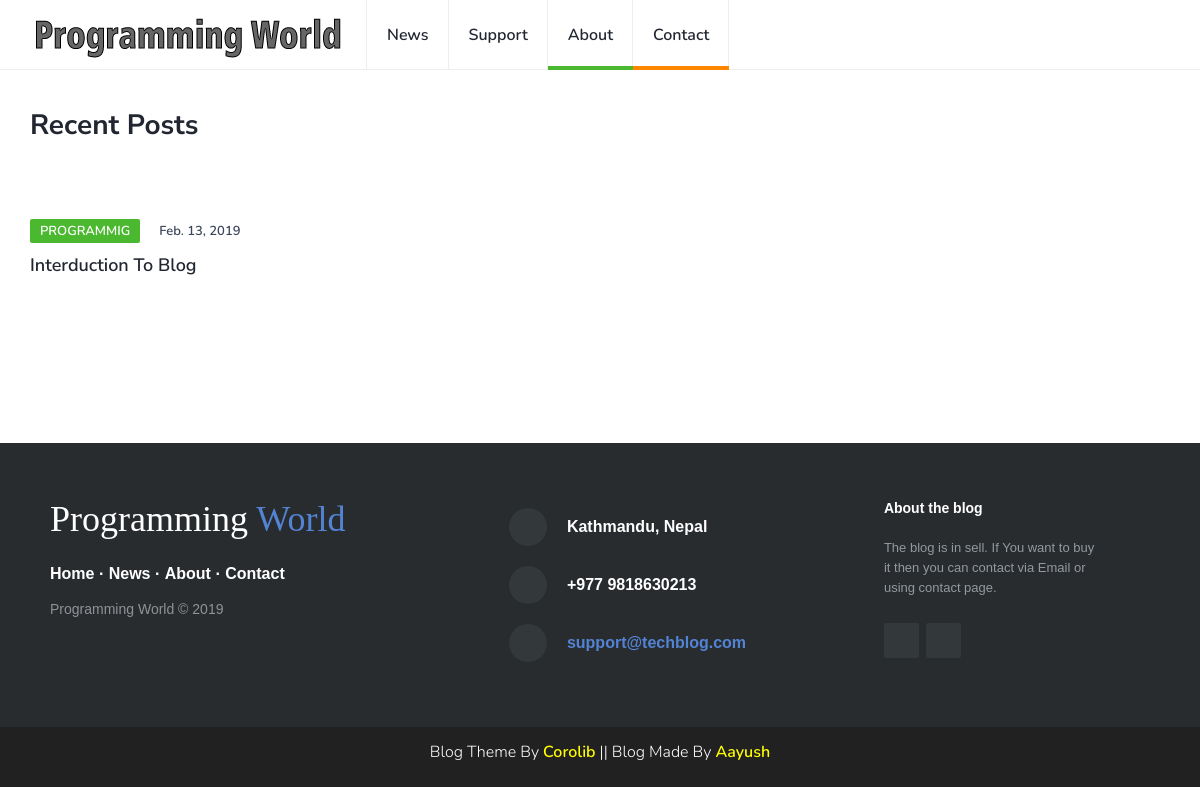
The page / on the database its author committed.
### blog/models.py (models this page shows, shortened)
class Blog(models.Model):
	title = models.CharField(max_length=300)
	slug = models.SlugField(max_length=300)
	body = RichTextUploadingField(blank=True, null=True)
	image = models.ImageField(upload_to='blog_images/')
	category = models.CharField(max_length=20)
	tags = models.CharField(max_length=30)
	date = models.DateField()
	class Meta:
		ordering = ["-date"]

### blog/views.py (the view)
# urls.py: path('',views.index,name='home'),
def index(request):
    blogs = Blog.objects.all()
    query = request.GET.get('q', None)
    if query is not None:
        blogs = blogs.filter(
            Q(title__icontains=query) |
            Q(body__icontains=query) |
            Q(slug__icontains=query)
        )
    else:
        result = Blog.objects.all()
    paginator = Paginator(blogs, 9)
    page = request.GET.get('page')
    blogs = paginator.get_page(page)
    context = {
        'blogs':blogs,
        'query':query
               }
    return render(request, 'index.html', context)

### blog/templates/index.html (shortened to what this page needs)
{% extends 'base.html' %}
   {% block body %}
   {% load static %}
</head>
<div class="section">
   <div class="container">
      <div class="row">
         <div class="col-md-12">
            <div class="section-title">
               <h2>Recent Posts</h2>
            </div>
         </div>
         {% for blog in blogs %}
         <div class="col-md-4">
            <div class="post">
               <a class="post-img" href="{% url 'post' blog.slug %}"><img src="{{blog.image.url}}" alt=""></a>
               <div class="post-body">
                  <div class="post-meta">
                     <a class="post-category cat-1">{{blog.category}}</a>
                     <span class="post-date">{{blog.date}}</span>
                  </div>
                  <h3 class="post-title"><a href="{% url 'post' blog.slug %}">{{blog.title}}</a></h3>
               </div>
            </div>
         </div>
         {% endfor %}
      </div>
		<nav aria-label="Page navigation example">
		</nav>
   </div>
</div>
{% endblock %}

### blog/static/css/style.css (style rules this page uses)
body { font-family: 'Nunito', sans-serif; font-size: 16px; font-weight: 300; color: #3d455c; margin: 0; padding: 0; overflow-x: hidden; }
h1, h2, h3, h4, h5, h6 { font-family: 'Nunito Sans', sans-serif; font-weight: 700; color: #212631; margin: 0px 0px 15px; }
h2 { font-size: 28px; }
h3 { font-size: 23px; }
a { font-weight: 600; color: #212631; text-decoration: none; }
.section { padding-top: 40px; }
.section .section-title { margin-bottom: 40px; }
.section .section-title h2 { text-transform: capitalize; font-size: 28px; }
.post { margin-bottom: 40px; }
.post .post-img { display: block; -webkit-transition: 0.2s opacity; transition: 0.2s opacity; }
.post .post-meta { margin-top: 15px; margin-bottom: 15px; }
.post-meta .post-category { font-size: 13px; text-transform: uppercase; padding: 3px 10px; font-weight: 600; border-radius: 2px; margin-right: 15px; color: #FFF; background-color: #212631; -webkit-transition: 0.2s opacity; transition: 0.2s opacity; }
.post-meta .post-category.cat-1 { background-color: #4BB92F; }
.post-meta .post-date { font-size: 13px; font-weight: 600; }
.post .post-title { font-size: 18px; margin-bottom: 0px; }

### rows shown on the page
Blog: category "PROGRAMMIG", date "Feb. 13, 2019", title "Interduction To Blog"
